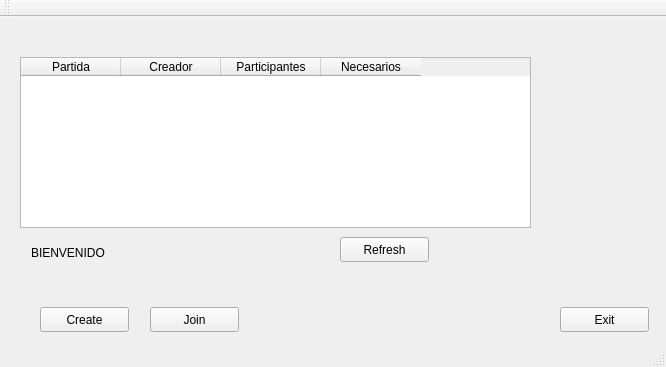
<?xml version="1.0" encoding="UTF-8"?>
<ui version="4.0">
 <class>ClientLobby</class>
 <widget class="QMainWindow" name="ClientLobby">
  <property name="geometry">
   <rect>
    <x>0</x>
    <y>0</y>
    <width>666</width>
    <height>367</height>
   </rect>
  </property>
  <property name="windowTitle">
   <string>ClientLobby</string>
  </property>
  <widget class="QWidget" name="centralWidget">
   <widget class="QStackedWidget" name="pages_client">
    <property name="geometry">
     <rect>
      <x>0</x>
      <y>0</y>
      <width>661</width>
      <height>321</height>
     </rect>
    </property>
    <property name="currentIndex">
     <number>1</number>
    </property>
    <widget class="QWidget" name="page_connection">
     <widget class="QGroupBox" name="box_connection">
      <property name="geometry">
       <rect>
        <x>180</x>
        <y>40</y>
        <width>291</width>
        <height>191</height>
       </rect>
      </property>
      <property name="title">
       <string>Connect To Server</string>
      </property>
      <widget class="QWidget" name="horizontalLayoutWidget">
       <property name="geometry">
        <rect>
         <x>10</x>
         <y>20</y>
         <width>271</width>
         <height>41</height>
        </rect>
       </property>
       <layout class="QHBoxLayout" name="horizontalLayout">
        <item>
         <widget class="QLabel" name="label">
          <property name="text">
           <string>Player name: </string>
          </property>
         </widget>
        </item>
        <item>
         <widget class="QLineEdit" name="text_player_name">
          <property name="text">
           <string>player</string>
          </property>
         </widget>
        </item>
       </layout>
      </widget>
      <widget class="QWidget" name="horizontalLayoutWidget_2">
       <property name="geometry">
        <rect>
         <x>9</x>
         <y>80</y>
         <width>271</width>
         <height>41</height>
        </rect>
       </property>
       <layout class="QHBoxLayout" name="horizontalLayout_2">
        <item>
         <widget class="QLabel" name="label_2">
          <property name="text">
           <string>IP / Host:         </string>
          </property>
         </widget>
        </item>
        <item>
         <widget class="QLineEdit" name="text_ip">
          <property name="text">
           <string>localhost</string>
          </property>
         </widget>
        </item>
       </layout>
      </widget>
      <widget class="QWidget" name="horizontalLayoutWidget_3">
       <property name="geometry">
        <rect>
         <x>10</x>
         <y>140</y>
         <width>271</width>
         <height>41</height>
        </rect>
       </property>
       <layout class="QHBoxLayout" name="horizontalLayout_3">
        <item>
         <widget class="QLabel" name="label_4">
          <property name="text">
           <string>Port:               </string>
          </property>
         </widget>
        </item>
        <item>
         <widget class="QLineEdit" name="text_port">
          <property name="text">
           <string>8080</string>
          </property>
         </widget>
        </item>
       </layout>
      </widget>
     </widget>
     <widget class="QPushButton" name="button_connect">
      <property name="geometry">
       <rect>
        <x>380</x>
        <y>240</y>
        <width>89</width>
        <height>25</height>
       </rect>
      </property>
      <property name="text">
       <string>Connect</string>
      </property>
     </widget>
     <widget class="QPushButton" name="button_clean">
      <property name="geometry">
       <rect>
        <x>280</x>
        <y>240</y>
        <width>89</width>
        <height>25</height>
       </rect>
      </property>
      <property name="text">
       <string>Clean</string>
      </property>
     </widget>
    </widget>
    <widget class="QWidget" name="page_lobby">
     <widget class="QLabel" name="background">
      <property name="geometry">
       <rect>
        <x>0</x>
        <y>0</y>
        <width>661</width>
        <height>341</height>
       </rect>
      </property>
      <property name="text">
       <string/>
      </property>
     </widget>
     <widget class="QWidget" name="horizontalLayoutWidget_4">
      <property name="geometry">
       <rect>
        <x>20</x>
        <y>220</y>
        <width>201</width>
        <height>31</height>
       </rect>
      </property>
      <layout class="QHBoxLayout" name="horizontalLayout_4">
       <item>
        <widget class="QLabel" name="label_3">
         <property name="text">
          <string>BIENVENIDO</string>
         </property>
        </widget>
       </item>
       <item>
        <widget class="QLabel" name="playerName">
         <property name="text">
          <string/>
         </property>
        </widget>
       </item>
      </layout>
     </widget>
     <widget class="QPushButton" name="button_create">
      <property name="geometry">
       <rect>
        <x>40</x>
        <y>290</y>
        <width>89</width>
        <height>25</height>
       </rect>
      </property>
      <property name="text">
       <string>Create</string>
      </property>
     </widget>
     <widget class="QPushButton" name="button_join">
      <property name="geometry">
       <rect>
        <x>150</x>
        <y>290</y>
        <width>89</width>
        <height>25</height>
       </rect>
      </property>
      <property name="text">
       <string>Join</string>
      </property>
     </widget>
     <widget class="QPushButton" name="button_exit_lobby">
      <property name="geometry">
       <rect>
        <x>560</x>
        <y>290</y>
        <width>89</width>
        <height>25</height>
       </rect>
      </property>
      <property name="text">
       <string>Exit</string>
      </property>
     </widget>
     <widget class="QPushButton" name="button_refresh">
      <property name="geometry">
       <rect>
        <x>340</x>
        <y>220</y>
        <width>89</width>
        <height>25</height>
       </rect>
      </property>
      <property name="text">
       <string>Refresh</string>
      </property>
     </widget>
     <widget class="QTableWidget" name="table_matchs">
      <property name="geometry">
       <rect>
        <x>20</x>
        <y>40</y>
        <width>511</width>
        <height>171</height>
       </rect>
      </property>
      <property name="tabKeyNavigation">
       <bool>false</bool>
      </property>
      <property name="dragDropOverwriteMode">
       <bool>false</bool>
      </property>
      <property name="alternatingRowColors">
       <bool>true</bool>
      </property>
      <property name="selectionMode">
       <enum>QAbstractItemView::SingleSelection</enum>
      </property>
      <property name="selectionBehavior">
       <enum>QAbstractItemView::SelectRows</enum>
      </property>
      <column>
       <property name="text">
        <string>Partida</string>
       </property>
      </column>
      <column>
       <property name="text">
        <string>Creador</string>
       </property>
      </column>
      <column>
       <property name="text">
        <string>Participantes</string>
       </property>
      </column>
      <column>
       <property name="text">
        <string>Necesarios</string>
       </property>
      </column>
     </widget>
    </widget>
    <widget class="QWidget" name="page_create_match">
     <widget class="QPushButton" name="button_start">
      <property name="geometry">
       <rect>
        <x>550</x>
        <y>280</y>
        <width>89</width>
        <height>25</height>
       </rect>
      </property>
      <property name="text">
       <string>Create</string>
      </property>
     </widget>
     <widget class="QPushButton" name="button_back_lobby">
      <property name="geometry">
       <rect>
        <x>428</x>
        <y>280</y>
        <width>101</width>
        <height>25</height>
       </rect>
      </property>
      <property name="text">
       <string>Back Lobby</string>
      </property>
     </widget>
     <widget class="QWidget" name="verticalLayoutWidget">
      <property name="geometry">
       <rect>
        <x>20</x>
        <y>110</y>
        <width>401</width>
        <height>42</height>
       </rect>
      </property>
      <layout class="QVBoxLayout" name="verticalLayout">
       <item>
        <widget class="QLabel" name="label_7">
         <property name="text">
          <string>Current Map:</string>
         </property>
        </widget>
       </item>
       <item>
        <widget class="QLabel" name="text_current_map_path">
         <property name="text">
          <string>Not selected. Please, choose a map!</string>
         </property>
        </widget>
       </item>
      </layout>
     </widget>
     <widget class="QWidget" name="horizontalLayoutWidget_6">
      <property name="geometry">
       <rect>
        <x>20</x>
        <y>30</y>
        <width>288</width>
        <height>41</height>
       </rect>
      </property>
      <layout class="QHBoxLayout" name="horizontalLayout_6">
       <item>
        <widget class="QLabel" name="label_6">
         <property name="text">
          <string>Game name:</string>
         </property>
        </widget>
       </item>
       <item>
        <widget class="QLineEdit" name="text_game_name"/>
       </item>
      </layout>
     </widget>
     <widget class="QWidget" name="horizontalLayoutWidget_5">
      <property name="geometry">
       <rect>
        <x>20</x>
        <y>70</y>
        <width>191</width>
        <height>41</height>
       </rect>
      </property>
      <layout class="QHBoxLayout" name="horizontalLayout_5">
       <item>
        <widget class="QLabel" name="label_5">
         <property name="text">
          <string>Map:</string>
         </property>
        </widget>
       </item>
       <item>
        <widget class="QPushButton" name="button_changue_maps_folder">
         <property name="text">
          <string>Choose Map</string>
         </property>
        </widget>
       </item>
      </layout>
     </widget>
    </widget>
    <widget class="QWidget" name="page_waiting_match">
     <widget class="QGroupBox" name="groupBox">
      <property name="geometry">
       <rect>
        <x>70</x>
        <y>10</y>
        <width>521</width>
        <height>301</height>
       </rect>
      </property>
      <property name="title">
       <string>Waiting for Players</string>
      </property>
      <widget class="QPushButton" name="button_start_waiting_match">
       <property name="geometry">
        <rect>
         <x>398</x>
         <y>260</y>
         <width>101</width>
         <height>25</height>
        </rect>
       </property>
       <property name="text">
        <string>Start Match!</string>
       </property>
      </widget>
      <widget class="QPushButton" name="button_cancel_waiting_match">
       <property name="geometry">
        <rect>
         <x>290</x>
         <y>260</y>
         <width>89</width>
         <height>25</height>
        </rect>
       </property>
       <property name="text">
        <string>Cancel</string>
       </property>
      </widget>
      <widget class="QListWidget" name="list_waiting_players">
       <property name="geometry">
        <rect>
         <x>30</x>
         <y>61</y>
         <width>256</width>
         <height>171</height>
        </rect>
       </property>
      </widget>
      <widget class="QLabel" name="label_8">
       <property name="geometry">
        <rect>
         <x>40</x>
         <y>40</y>
         <width>121</width>
         <height>17</height>
        </rect>
       </property>
       <property name="text">
        <string>Waiting Players:</string>
       </property>
      </widget>
      <widget class="QPushButton" name="button_refresh_waiting_players">
       <property name="geometry">
        <rect>
         <x>30</x>
         <y>240</y>
         <width>89</width>
         <height>25</height>
        </rect>
       </property>
       <property name="text">
        <string>Refresh</string>
       </property>
      </widget>
     </widget>
    </widget>
   </widget>
  </widget>
  <widget class="QToolBar" name="mainToolBar">
   <attribute name="toolBarArea">
    <enum>TopToolBarArea</enum>
   </attribute>
   <attribute name="toolBarBreak">
    <bool>false</bool>
   </attribute>
  </widget>
  <widget class="QStatusBar" name="statusBar"/>
 </widget>
 <layoutdefault spacing="6" margin="11"/>
 <resources/>
 <connections/>
</ui>
